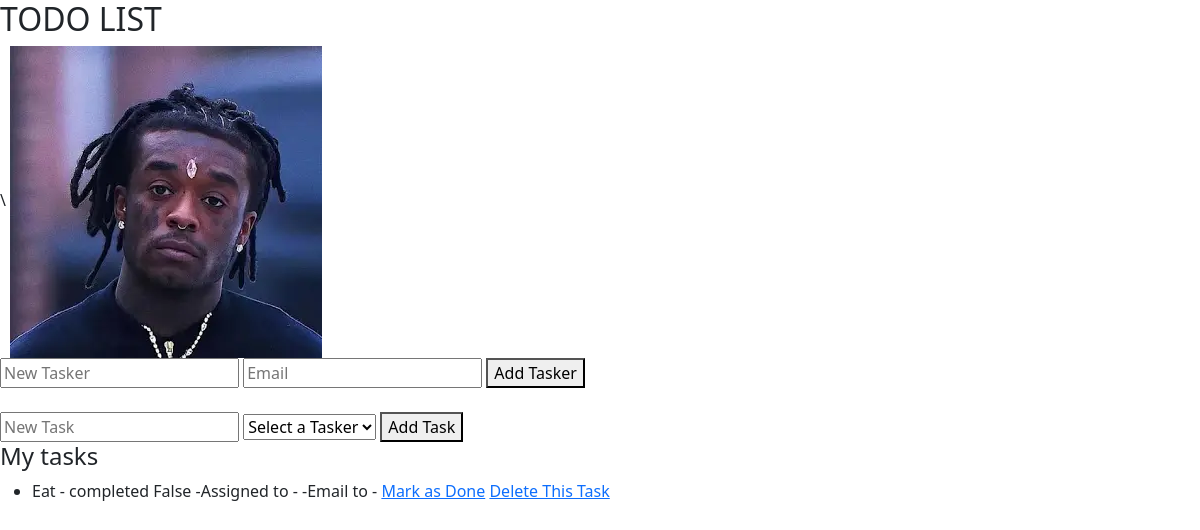
The page / on the database its author committed.
### todolistapp/models.py (models this page shows, shortened)
class Task(models.Model):
    title = models.CharField(max_length=100, unique=True)
    completed = models.BooleanField(default=False)
    created_at = models.DateTimeField(auto_now_add=True)
    tasker = models.ForeignKey(Taskers, on_delete=models.SET_NULL, null=True,
                               blank=True)
    """
    1. python manage.py migrate todolistapp zero
    2. python manage.py makemigrations todolistapp
    3. python manage.py migrate
    """

### todolistapp/views.py (the view)
# urls.py: path('', views.task_list, name='task_list'),
def task_list(request):
    tasks = Task.objects.all()
    taskers = Taskers.objects.all()
    return render(request, 'todolistapp/task_list.html',
                  {"tasks" : tasks, "taskers":taskers})

### templates/todolistapp/task_list.html (shortened to what this page needs)
{% extends 'todolistapp/base.html' %}
{% load static %}
{% block content %}
    <img src="{% static 'images/uzi.webp' %}" alt="uzi">
    <form action="{% url 'add_tasker' %}" method="post">
    <input type="text" name="user_tasker" placeholder="New Tasker">
        <input type="email" name="user_email" placeholder="Email">
        <button type="submit">Add Tasker</button>
    </form>
    <br>
<form action="{% url 'add_task' %}" method="post">
    <input type="text" name="task" placeholder="New Task">
    <select name="tasker">
         <option value="">Select a Tasker</option>
    </select>
    <button type="submit">Add Task</button>
</form>
<h4>My tasks</h4>
    <ul>
         {% for task in tasks %}
                <li>
                    {{ task.title}}  -  completed {{ task.completed }}
                    <span>
                        -Assigned to - {{task.tasker.username}}
                        <span>
                        -Email to - {{ task.tasker.email }}
                        </span>
                    </span>
                    {% if task.completed %}
                        Completed
                   {% else %}
                       <a href="{% url 'mark_complete' task.id %}">
                           Mark as Done</a>
                   {% endif %}
                <a href="{% url 'delete_task' task.id %}">
                    Delete This Task</a>
                </li>
             {% empty %}
             <li>NO TASKS AVAILABLE</li>
         {% endfor %}
    </ul>
{% endblock %}

### rows shown on the page
Task: title "Eat", completed "False", shows "Mark as Done"
